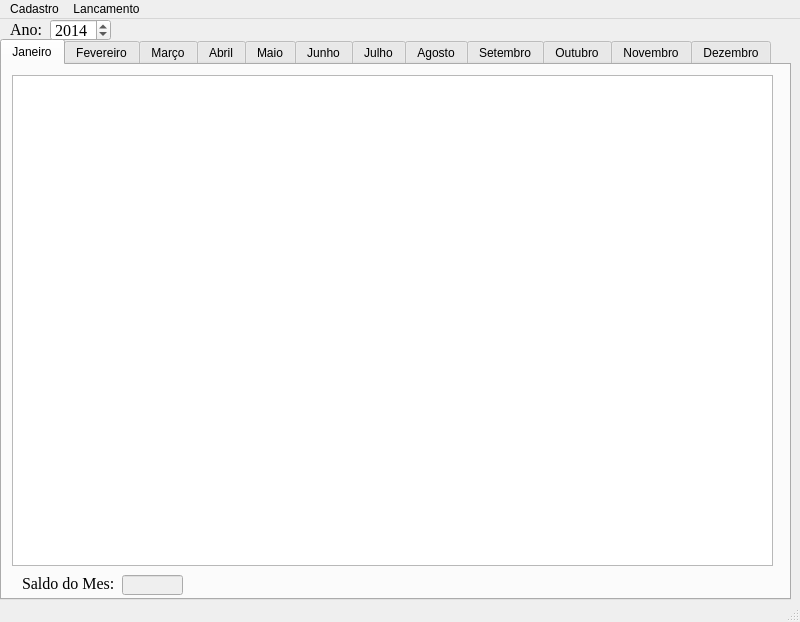
<?xml version="1.0" encoding="UTF-8"?>
<ui version="4.0">
 <class>Principal</class>
 <widget class="QMainWindow" name="Principal">
  <property name="geometry">
   <rect>
    <x>0</x>
    <y>0</y>
    <width>800</width>
    <height>622</height>
   </rect>
  </property>
  <property name="windowTitle">
   <string>Controle de Despesas</string>
  </property>
  <widget class="QWidget" name="centralwidget">
   <widget class="QTabWidget" name="tabWidgetMeses">
    <property name="geometry">
     <rect>
      <x>0</x>
      <y>20</y>
      <width>791</width>
      <height>561</height>
     </rect>
    </property>
    <property name="currentIndex">
     <number>0</number>
    </property>
    <widget class="QWidget" name="tabJaneiro">
     <attribute name="title">
      <string>Janeiro</string>
     </attribute>
     <widget class="QTableView" name="tableViewJaneiro">
      <property name="geometry">
       <rect>
        <x>10</x>
        <y>10</y>
        <width>761</width>
        <height>491</height>
       </rect>
      </property>
     </widget>
     <widget class="QLabel" name="labelSaldoMesJaneiro">
      <property name="geometry">
       <rect>
        <x>20</x>
        <y>510</y>
        <width>101</width>
        <height>16</height>
       </rect>
      </property>
      <property name="font">
       <font>
        <family>Times New Roman</family>
        <pointsize>12</pointsize>
       </font>
      </property>
      <property name="text">
       <string>Saldo do Mes:</string>
      </property>
     </widget>
     <widget class="QLineEdit" name="lineEditSaldoMesJaneiro">
      <property name="enabled">
       <bool>false</bool>
      </property>
      <property name="geometry">
       <rect>
        <x>120</x>
        <y>510</y>
        <width>61</width>
        <height>20</height>
       </rect>
      </property>
     </widget>
    </widget>
    <widget class="QWidget" name="tabFevereiro">
     <attribute name="title">
      <string>Fevereiro</string>
     </attribute>
     <widget class="QTableView" name="tableViewFevereiro">
      <property name="geometry">
       <rect>
        <x>10</x>
        <y>10</y>
        <width>761</width>
        <height>491</height>
       </rect>
      </property>
     </widget>
     <widget class="QLabel" name="labelSaldoMesFevereiro">
      <property name="geometry">
       <rect>
        <x>20</x>
        <y>510</y>
        <width>101</width>
        <height>16</height>
       </rect>
      </property>
      <property name="font">
       <font>
        <family>Times New Roman</family>
        <pointsize>12</pointsize>
       </font>
      </property>
      <property name="text">
       <string>Saldo do Mes:</string>
      </property>
     </widget>
     <widget class="QLineEdit" name="lineEditSaldoMesFevereiro">
      <property name="enabled">
       <bool>false</bool>
      </property>
      <property name="geometry">
       <rect>
        <x>120</x>
        <y>510</y>
        <width>61</width>
        <height>20</height>
       </rect>
      </property>
     </widget>
    </widget>
    <widget class="QWidget" name="tabMarco">
     <attribute name="title">
      <string>Março</string>
     </attribute>
     <widget class="QTableView" name="tableViewMarco">
      <property name="geometry">
       <rect>
        <x>10</x>
        <y>10</y>
        <width>761</width>
        <height>491</height>
       </rect>
      </property>
     </widget>
     <widget class="QLabel" name="labelSaldoMesMarco">
      <property name="geometry">
       <rect>
        <x>20</x>
        <y>510</y>
        <width>101</width>
        <height>16</height>
       </rect>
      </property>
      <property name="font">
       <font>
        <family>Times New Roman</family>
        <pointsize>12</pointsize>
       </font>
      </property>
      <property name="text">
       <string>Saldo do Mes:</string>
      </property>
     </widget>
     <widget class="QLineEdit" name="lineEditSaldoMesMarco">
      <property name="enabled">
       <bool>false</bool>
      </property>
      <property name="geometry">
       <rect>
        <x>120</x>
        <y>510</y>
        <width>61</width>
        <height>20</height>
       </rect>
      </property>
     </widget>
    </widget>
    <widget class="QWidget" name="tabAbril">
     <attribute name="title">
      <string>Abril</string>
     </attribute>
     <widget class="QTableView" name="tableViewAbril">
      <property name="geometry">
       <rect>
        <x>10</x>
        <y>10</y>
        <width>761</width>
        <height>491</height>
       </rect>
      </property>
     </widget>
     <widget class="QLabel" name="labelSaldoMesAbril">
      <property name="geometry">
       <rect>
        <x>20</x>
        <y>510</y>
        <width>101</width>
        <height>16</height>
       </rect>
      </property>
      <property name="font">
       <font>
        <family>Times New Roman</family>
        <pointsize>12</pointsize>
       </font>
      </property>
      <property name="text">
       <string>Saldo do Mes:</string>
      </property>
     </widget>
     <widget class="QLineEdit" name="lineEditSaldoMesAbril">
      <property name="enabled">
       <bool>false</bool>
      </property>
      <property name="geometry">
       <rect>
        <x>120</x>
        <y>510</y>
        <width>61</width>
        <height>20</height>
       </rect>
      </property>
     </widget>
    </widget>
    <widget class="QWidget" name="tabMaio">
     <attribute name="title">
      <string>Maio</string>
     </attribute>
     <widget class="QTableView" name="tableViewMaio">
      <property name="geometry">
       <rect>
        <x>10</x>
        <y>10</y>
        <width>761</width>
        <height>491</height>
       </rect>
      </property>
     </widget>
     <widget class="QLabel" name="labelSaldoMesMaio">
      <property name="geometry">
       <rect>
        <x>20</x>
        <y>510</y>
        <width>101</width>
        <height>16</height>
       </rect>
      </property>
      <property name="font">
       <font>
        <family>Times New Roman</family>
        <pointsize>12</pointsize>
       </font>
      </property>
      <property name="text">
       <string>Saldo do Mes:</string>
      </property>
     </widget>
     <widget class="QLineEdit" name="lineEditSaldoMesMaio">
      <property name="enabled">
       <bool>false</bool>
      </property>
      <property name="geometry">
       <rect>
        <x>120</x>
        <y>510</y>
        <width>61</width>
        <height>20</height>
       </rect>
      </property>
     </widget>
    </widget>
    <widget class="QWidget" name="tabJunho">
     <attribute name="title">
      <string>Junho</string>
     </attribute>
     <widget class="QTableView" name="tableViewJunho">
      <property name="geometry">
       <rect>
        <x>10</x>
        <y>10</y>
        <width>761</width>
        <height>491</height>
       </rect>
      </property>
     </widget>
     <widget class="QLabel" name="labelSaldoMesJunho">
      <property name="geometry">
       <rect>
        <x>20</x>
        <y>510</y>
        <width>101</width>
        <height>16</height>
       </rect>
      </property>
      <property name="font">
       <font>
        <family>Times New Roman</family>
        <pointsize>12</pointsize>
       </font>
      </property>
      <property name="text">
       <string>Saldo do Mes:</string>
      </property>
     </widget>
     <widget class="QLineEdit" name="lineEditSaldoMesJunho">
      <property name="enabled">
       <bool>false</bool>
      </property>
      <property name="geometry">
       <rect>
        <x>120</x>
        <y>510</y>
        <width>61</width>
        <height>20</height>
       </rect>
      </property>
     </widget>
    </widget>
    <widget class="QWidget" name="tabJulho">
     <attribute name="title">
      <string>Julho</string>
     </attribute>
     <widget class="QTableView" name="tableViewJulho">
      <property name="geometry">
       <rect>
        <x>10</x>
        <y>10</y>
        <width>761</width>
        <height>491</height>
       </rect>
      </property>
     </widget>
     <widget class="QLabel" name="labelSaldoMesJulho">
      <property name="geometry">
       <rect>
        <x>20</x>
        <y>510</y>
        <width>101</width>
        <height>16</height>
       </rect>
      </property>
      <property name="font">
       <font>
        <family>Times New Roman</family>
        <pointsize>12</pointsize>
       </font>
      </property>
      <property name="text">
       <string>Saldo do Mes:</string>
      </property>
     </widget>
     <widget class="QLineEdit" name="lineEditSaldoMesJulho">
      <property name="enabled">
       <bool>false</bool>
      </property>
      <property name="geometry">
       <rect>
        <x>120</x>
        <y>510</y>
        <width>61</width>
        <height>20</height>
       </rect>
      </property>
     </widget>
    </widget>
    <widget class="QWidget" name="tabAgosto">
     <attribute name="title">
      <string>Agosto</string>
     </attribute>
     <widget class="QTableView" name="tableViewAgosto">
      <property name="geometry">
       <rect>
        <x>10</x>
        <y>10</y>
        <width>761</width>
        <height>491</height>
       </rect>
      </property>
     </widget>
     <widget class="QLabel" name="labelSaldoMesAgosto">
      <property name="geometry">
       <rect>
        <x>20</x>
        <y>510</y>
        <width>101</width>
        <height>16</height>
       </rect>
      </property>
      <property name="font">
       <font>
        <family>Times New Roman</family>
        <pointsize>12</pointsize>
       </font>
      </property>
      <property name="text">
       <string>Saldo do Mes:</string>
      </property>
     </widget>
     <widget class="QLineEdit" name="lineEditSaldoMesAgosto">
      <property name="enabled">
       <bool>false</bool>
      </property>
      <property name="geometry">
       <rect>
        <x>120</x>
        <y>510</y>
        <width>61</width>
        <height>20</height>
       </rect>
      </property>
     </widget>
    </widget>
    <widget class="QWidget" name="tabSetembro">
     <attribute name="title">
      <string>Setembro</string>
     </attribute>
     <widget class="QTableView" name="tableViewSetembro">
      <property name="geometry">
       <rect>
        <x>10</x>
        <y>10</y>
        <width>761</width>
        <height>491</height>
       </rect>
      </property>
     </widget>
     <widget class="QLabel" name="labelSaldoMesSetembro">
      <property name="geometry">
       <rect>
        <x>20</x>
        <y>510</y>
        <width>101</width>
        <height>16</height>
       </rect>
      </property>
      <property name="font">
       <font>
        <family>Times New Roman</family>
        <pointsize>12</pointsize>
       </font>
      </property>
      <property name="text">
       <string>Saldo do Mes:</string>
      </property>
     </widget>
     <widget class="QLineEdit" name="lineEditSaldoMesSetembro">
      <property name="enabled">
       <bool>false</bool>
      </property>
      <property name="geometry">
       <rect>
        <x>120</x>
        <y>510</y>
        <width>61</width>
        <height>20</height>
       </rect>
      </property>
     </widget>
    </widget>
    <widget class="QWidget" name="tabOutubro">
     <attribute name="title">
      <string>Outubro</string>
     </attribute>
     <widget class="QTableView" name="tableViewOutubro">
      <property name="geometry">
       <rect>
        <x>10</x>
        <y>10</y>
        <width>761</width>
        <height>491</height>
       </rect>
      </property>
     </widget>
     <widget class="QLabel" name="labelSaldoMesOutubro">
      <property name="geometry">
       <rect>
        <x>20</x>
        <y>510</y>
        <width>101</width>
        <height>16</height>
       </rect>
      </property>
      <property name="font">
       <font>
        <family>Times New Roman</family>
        <pointsize>12</pointsize>
       </font>
      </property>
      <property name="text">
       <string>Saldo do Mes:</string>
      </property>
     </widget>
     <widget class="QLineEdit" name="lineEditSaldoMesOutubro">
      <property name="enabled">
       <bool>false</bool>
      </property>
      <property name="geometry">
       <rect>
        <x>120</x>
        <y>510</y>
        <width>61</width>
        <height>20</height>
       </rect>
      </property>
     </widget>
    </widget>
    <widget class="QWidget" name="tabNovembro">
     <attribute name="title">
      <string>Novembro</string>
     </attribute>
     <widget class="QTableView" name="tableViewNovembro">
      <property name="geometry">
       <rect>
        <x>10</x>
        <y>10</y>
        <width>761</width>
        <height>491</height>
       </rect>
      </property>
     </widget>
     <widget class="QLabel" name="labelSaldoMesNovembro">
      <property name="geometry">
       <rect>
        <x>20</x>
        <y>510</y>
        <width>101</width>
        <height>16</height>
       </rect>
      </property>
      <property name="font">
       <font>
        <family>Times New Roman</family>
        <pointsize>12</pointsize>
       </font>
      </property>
      <property name="text">
       <string>Saldo do Mes:</string>
      </property>
     </widget>
     <widget class="QLineEdit" name="lineEditSaldoMesNovembro">
      <property name="enabled">
       <bool>false</bool>
      </property>
      <property name="geometry">
       <rect>
        <x>120</x>
        <y>510</y>
        <width>61</width>
        <height>20</height>
       </rect>
      </property>
     </widget>
    </widget>
    <widget class="QWidget" name="tabDezembro">
     <attribute name="title">
      <string>Dezembro</string>
     </attribute>
     <widget class="QTableView" name="tableViewDezembro">
      <property name="geometry">
       <rect>
        <x>10</x>
        <y>10</y>
        <width>761</width>
        <height>491</height>
       </rect>
      </property>
     </widget>
     <widget class="QLabel" name="labelSaldoMesDezembro">
      <property name="geometry">
       <rect>
        <x>20</x>
        <y>510</y>
        <width>101</width>
        <height>16</height>
       </rect>
      </property>
      <property name="font">
       <font>
        <family>Times New Roman</family>
        <pointsize>12</pointsize>
       </font>
      </property>
      <property name="text">
       <string>Saldo do Mes:</string>
      </property>
     </widget>
     <widget class="QLineEdit" name="lineEditSaldoMesDezembro">
      <property name="enabled">
       <bool>false</bool>
      </property>
      <property name="geometry">
       <rect>
        <x>120</x>
        <y>510</y>
        <width>61</width>
        <height>20</height>
       </rect>
      </property>
     </widget>
    </widget>
   </widget>
   <widget class="QLabel" name="labelAnoRef">
    <property name="geometry">
     <rect>
      <x>10</x>
      <y>0</y>
      <width>61</width>
      <height>21</height>
     </rect>
    </property>
    <property name="font">
     <font>
      <family>Times New Roman</family>
      <pointsize>12</pointsize>
     </font>
    </property>
    <property name="text">
     <string>Ano:</string>
    </property>
   </widget>
   <widget class="QDateEdit" name="dateEditAnoRef">
    <property name="geometry">
     <rect>
      <x>50</x>
      <y>0</y>
      <width>61</width>
      <height>22</height>
     </rect>
    </property>
    <property name="font">
     <font>
      <family>Times New Roman</family>
      <pointsize>12</pointsize>
     </font>
    </property>
    <property name="displayFormat">
     <string>yyyy</string>
    </property>
    <property name="date">
     <date>
      <year>2014</year>
      <month>1</month>
      <day>1</day>
     </date>
    </property>
   </widget>
  </widget>
  <widget class="QMenuBar" name="menubar">
   <property name="geometry">
    <rect>
     <x>0</x>
     <y>0</y>
     <width>800</width>
     <height>21</height>
    </rect>
   </property>
   <widget class="QMenu" name="menuCadastro">
    <property name="title">
     <string>Cadastro</string>
    </property>
    <addaction name="actionTipo"/>
   </widget>
   <widget class="QMenu" name="menuLancamento">
    <property name="title">
     <string>Lancamento</string>
    </property>
    <addaction name="actionLancamento"/>
   </widget>
   <addaction name="menuCadastro"/>
   <addaction name="menuLancamento"/>
  </widget>
  <widget class="QStatusBar" name="statusbar"/>
  <action name="actionTipo">
   <property name="text">
    <string>Tipo</string>
   </property>
  </action>
  <action name="actionLancamento">
   <property name="text">
    <string>Lancamento</string>
   </property>
  </action>
 </widget>
 <resources/>
 <connections/>
</ui>
